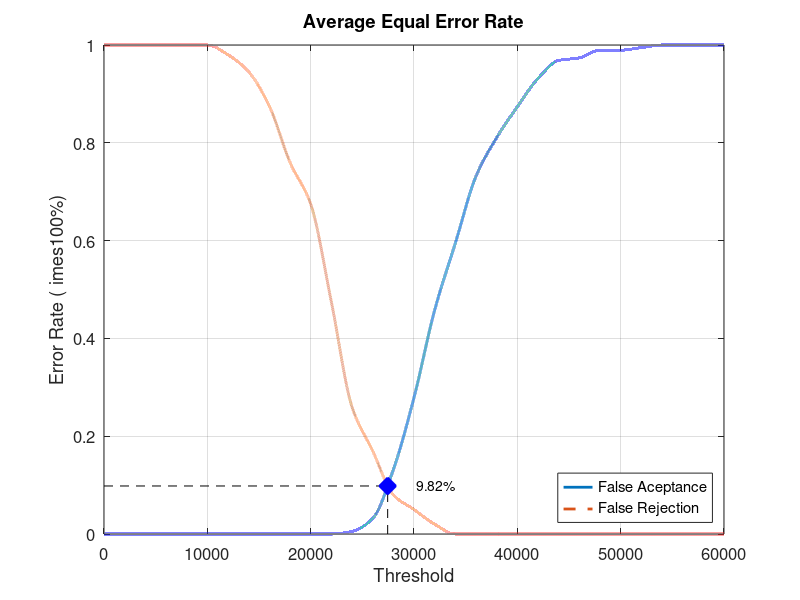
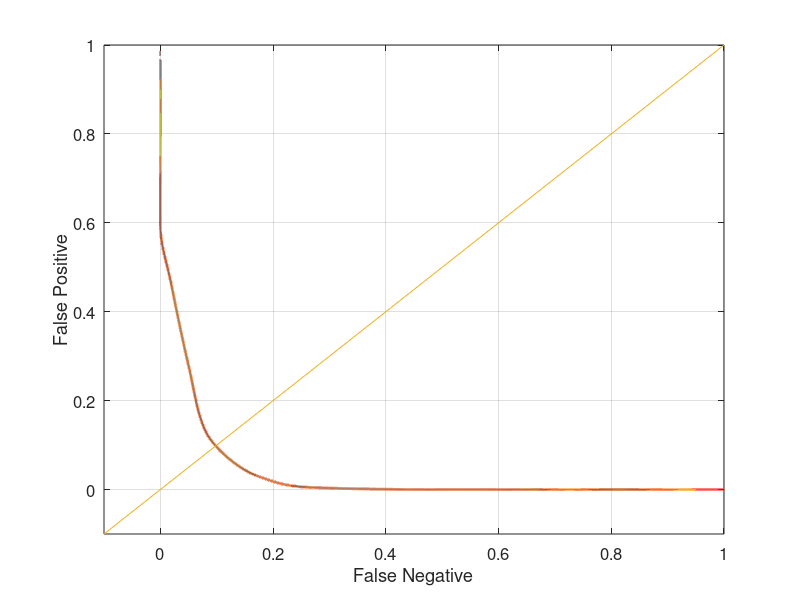

Write MATLAB code to recreate these figures, in order.
close all;
clear;
clc;
x = 0:2000:60000;
xq = 0:0.5:60000;

y0 = [0 0 0 0 0 0 0 0 0 0 0 0 0.00526316 0.0315789 0.131579 0.278947 0.457895 0.594737 0.731579 0.810526 0.873684 0.931579 0.968421 0.973684 0.989474 0.989474 0.994737 1 1 1 1]
yy0 = interp1(x, y0, xq, 'pchip');
y1 = [1 1 1 1 1 1 0.98 0.945 0.875 0.76 0.675 0.475 0.26 0.17 0.08 0.05 0.02 0 0 0 0 0 0 0 0 0 0 0 0 0 0]
yy1 = interp1(x, y1, xq, 'pchip');

% Calculating EER: 
y2 = abs(y0 - y1);
find(y2 == min(y2))
yy2 = abs(yy0 - yy1);
xEER = find(yy2 == min(yy2));
xEERIndex = xq(xEER) % X-axis EER
yEER = yy0(xEER) % Y-axis EER

main = figure
plot(xq, yy0,'-','LineWidth', 2);	hold on
plot(xq, yy1,'--','LineWidth', 2);	hold on
plot([xEERIndex xEERIndex], [0 yEER], 'k--');	hold on
plot([0 xEERIndex], [yEER yEER], 'k--');	hold on
plot(xEERIndex, yEER, 'bx', 'LineWidth', 10);	hold on
text(xEERIndex + 10 * xEERIndex / 100, yEER, [num2str(round((10000 * yEER)) / 100) '%'])
legend('False Aceptance', 'False Rejection', 'Location', 'SouthEast')
xlabel('Threshold')
ylabel('Error Rate (	imes100%)')
title('Average Equal Error Rate')
set(gca, 'FontSize', 12)
axis([0 60000 0 1])
grid on

print(main, 'Database3_4Main', '-dpng');
FNRxFPR = figure('Color', [1 1 1]);
plot(yy1, yy0, '-', yy1, yy0, 'LineWidth', 2);
hold on
y = -0.1:0.1:1
plot(y, y); 
set(gca, 'FontSize', 12)
xlabel('False Negative')
ylabel('False Positive')
axis([-0.1 1 -0.1 1])
set(gca, 'FontSize', 12)
grid on

print(FNRxFPR, 'Database3_4FNRxFPR','-dpng');
